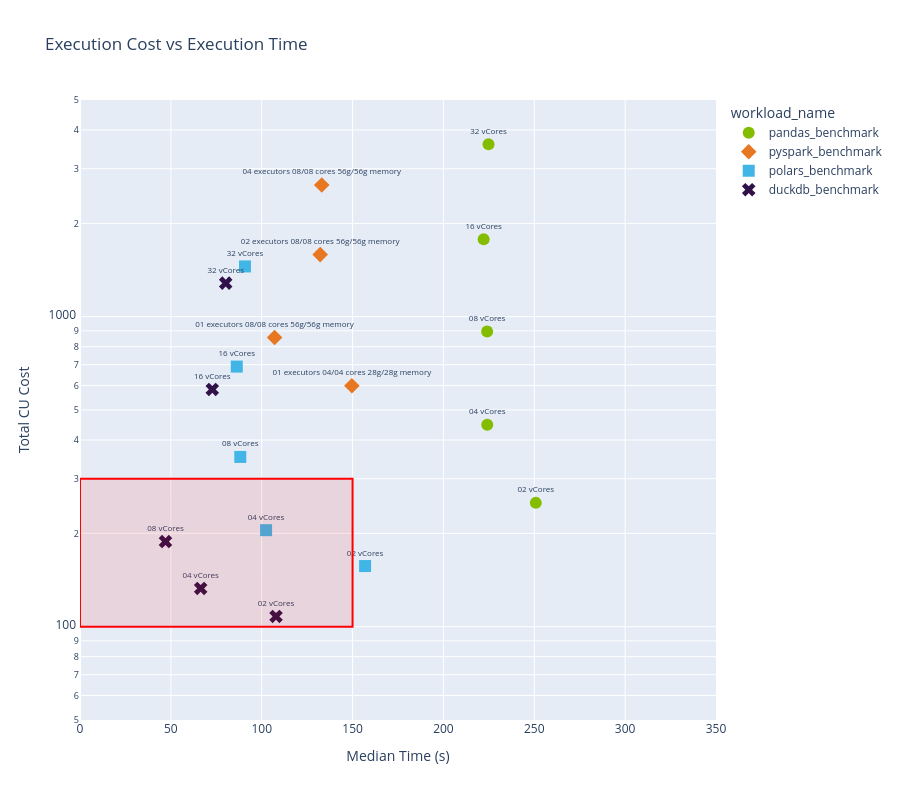

This figure's notebook cell:
### Code cell
fig = px.scatter(
    execution_time_cost,
    x="median_total_execution_time",
    y="total_cu_cost",
    log_y=True,
    range_x=[0, 350],
    range_y=[50, 5000],
    color="workload_name",
    symbol="workload_name",
    text="configuration",  # Add text labels directly
    title="Execution Cost vs Execution Time",
    labels={
        "median_total_execution_time": "Median Time (s)",
        "total_cu_cost": "Total CU Cost",
    },
    category_orders={
        "workload_name": ["pandas_benchmark", "pyspark_benchmark", "polars_benchmark", "duckdb_benchmark"]
    },
    hover_data={
        "cu_per_second": True,
        "total_cu_cost": ":.1f",
        "workload_name": True,
        "configuration": True
    }
)

fig.update_traces(
    marker=dict(size=12),
    textposition="top center",
    textfont=dict(size=8)
)

fig.add_shape(
    type="rect",
    xref="x",
    yref="y",
    x0=0, y0=100,
    x1=150, y1=300,
    line=dict(color="red", width=2),
    fillcolor="rgba(255, 0, 0, 0.1)"
)

fig.show()
# fig.show(config={"toImageButtonOptions": {"format": "png", "scale": 2, "filename": "chart6b", "width": 1920, "height": 1080}})

### Figure 1 — Plotly figure (JSON) as saved in the notebook; plotly's stock layout.template omitted (floating-point values rounded to 4 significant figures)
{"data": [{"customdata": [[1, "pandas_benchmark", "02 vCores"], [2, "pandas_benchmark", "04 vCores"], [4, "pandas_benchmark", "08 vCores"], [8, "pandas_benchmark", "16 vCores"], [16, "pandas_benchmark", "32 vCores"]], "hovertemplate": "workload_name=%{customdata[1]}<br>Median Time (s)=%{x}<br>Total CU Cost=%{y:.1f}<br>configuration=%{customdata[2]}<br>cu_per_second=%{customdata[0]}<extra></extra>", "legendgroup": "pandas_benchmark", "marker": {"color": "#84BD00", "size": 12, "symbol": "circle"}, "mode": "markers+text", "name": "pandas_benchmark", "orientation": "v", "showlegend": true, "text": ["02 vCores", "04 vCores", "08 vCores", "16 vCores", "32 vCores"], "textfont": {"size": 8}, "textposition": "top center", "type": "scatter", "x": [250.8, 224.1, 224.1, 222.1, 224.8], "xaxis": "x", "y": [250.8, 448.2, 896.2, 1777.0, 3597.0], "yaxis": "y"}, {"customdata": [[4, "pyspark_benchmark", "01 executors 04/04 cores 28g/28g memory"], [8, "pyspark_benchmark", "01 executors 08/08 cores 56g/56g memory"], [12, "pyspark_benchmark", "02 executors 08/08 cores 56g/56g memory"], [20, "pyspark_benchmark", "04 executors 08/08 cores 56g/56g memory"]], "hovertemplate": "workload_name=%{customdata[1]}<br>Median Time (s)=%{x}<br>Total CU Cost=%{y:.1f}<br>configuration=%{customdata[2]}<br>cu_per_second=%{customdata[0]}<extra></extra>", "legendgroup": "pyspark_benchmark", "marker": {"color": "#E87722", "size": 12, "symbol": "diamond"}, "mode": "markers+text", "name": "pyspark_benchmark", "orientation": "v", "showlegend": true, "text": ["01 executors 04/04 cores 28g/28g memory", "01 executors 08/08 cores 56g/56g memory", "02 executors 08/08 cores 56g/56g memory", "04 executors 08/08 cores 56g/56g memory"], "textfont": {"size": 8}, "textposition": "top center", "type": "scatter", "x": [149.6, 107.1, 132.2, 133.0], "xaxis": "x", "y": [598.5, 856.7, 1586.0, 2661.0], "yaxis": "y"}, {"customdata": [[1, "polars_benchmark", "02 vCores"], [2, "polars_benchmark", "04 vCores"], [4, "polars_benchmark", "08 vCores"], [8, "polars_benchmark", "16 vCores"], [16, "polars_benchmark", "32 vCores"]], "hovertemplate": "workload_name=%{customdata[1]}<br>Median Time (s)=%{x}<br>Total CU Cost=%{y:.1f}<br>configuration=%{customdata[2]}<br>cu_per_second=%{customdata[0]}<extra></extra>", "legendgroup": "polars_benchmark", "marker": {"color": "#41B6E6", "size": 12, "symbol": "square"}, "mode": "markers+text", "name": "polars_benchmark", "orientation": "v", "showlegend": true, "text": ["02 vCores", "04 vCores", "08 vCores", "16 vCores", "32 vCores"], "textfont": {"size": 8}, "textposition": "top center", "type": "scatter", "x": [156.9, 102.4, 88.2, 86.28, 90.79], "xaxis": "x", "y": [156.9, 204.8, 352.8, 690.2, 1453.0], "yaxis": "y"}, {"customdata": [[1, "duckdb_benchmark", "02 vCores"], [2, "duckdb_benchmark", "04 vCores"], [4, "duckdb_benchmark", "08 vCores"], [8, "duckdb_benchmark", "16 vCores"], [16, "duckdb_benchmark", "32 vCores"]], "hovertemplate": "workload_name=%{customdata[1]}<br>Median Time (s)=%{x}<br>Total CU Cost=%{y:.1f}<br>configuration=%{customdata[2]}<br>cu_per_second=%{customdata[0]}<extra></extra>", "legendgroup": "duckdb_benchmark", "marker": {"color": "#31114A", "size": 12, "symbol": "x"}, "mode": "markers+text", "name": "duckdb_benchmark", "orientation": "v", "showlegend": true, "text": ["02 vCores", "04 vCores", "08 vCores", "16 vCores", "32 vCores"], "textfont": {"size": 8}, "textposition": "top center", "type": "scatter", "x": [107.9, 66.41, 47.04, 72.79, 80.18], "xaxis": "x", "y": [107.9, 132.8, 188.1, 582.4, 1283.0], "yaxis": "y"}], "layout": {"height": 800, "legend": {"title": {"text": "workload_name"}, "tracegroupgap": 0}, "shapes": [{"fillcolor": "rgba(255, 0, 0, 0.1)", "line": {"color": "red", "width": 2}, "type": "rect", "x0": 0, "x1": 150, "xref": "x", "y0": 100, "y1": 300, "yref": "y"}], "title": {"text": "Execution Cost vs Execution Time"}, "xaxis": {"anchor": "y", "domain": [0, 1], "range": [0, 350], "title": {"text": "Median Time (s)"}}, "yaxis": {"anchor": "x", "domain": [0, 1], "range": [1.699, 3.699], "title": {"text": "Total CU Cost"}, "type": "log"}}}
